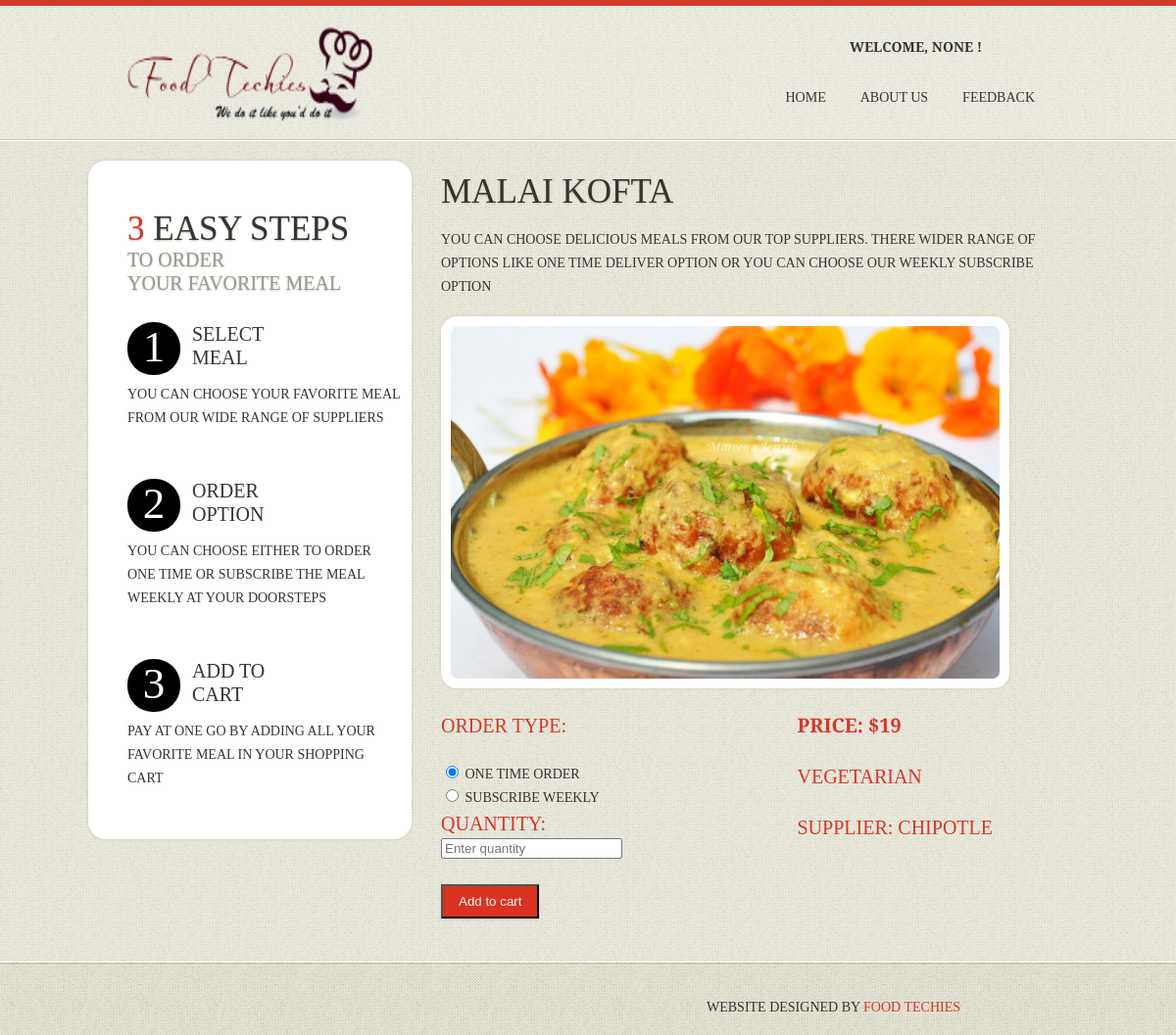
/itemdetails?item_id=8&&supp_id=4, run on the app's committed database.
### tables this page shows
CREATE TABLE SUPPLIER_RECIPE(
	CUSTOMER_ID INTEGER,
    RECIPE_ID INTEGER,
	ITEM_PRICE INTEGER,
        FOREIGN KEY (CUSTOMER_ID) REFERENCES CUSTOMER(CUSTOMER_ID) ON DELETE CASCADE,
        FOREIGN KEY (RECIPE_ID) REFERENCES RECIPE(RECIPE_ID) ON DELETE CASCADE,
        PRIMARY KEY (CUSTOMER_ID, RECIPE_ID));

CREATE TABLE RECIPE(
       RECIPE_ID INTEGER PRIMARY KEY AUTOINCREMENT,
       NAME CHAR(50) UNIQUE NOT NULL,
       TYPE CHAR(20) NOT NULL,
       MAIN_INGREDIENT CHAR(20) NOT NULL,
       RECIPE_IMG TEXT,
       RECIPE_DESC TEXT NOT NULL	
       );

CREATE TABLE CUSTOMER (
        CUSTOMER_ID INTEGER PRIMARY KEY AUTOINCREMENT NOT NULL,
        NAME CHAR(25) NOT NULL,
        ADDRESS CHAR(75) NOT NULL,
        PHONE CHAR(15) NOT NULL,
        EMAIL_ID CHAR(50) NOT NULL,
        PASSWORD CHAR(20) NOT NULL,
        TYPE CHAR(10) NOT NULL);

### mealSystem.py (the view)
@app.route('/itemdetails')
def item_details():
    session['username'] = username
    if session['username'] == '' :
        return redirect(url_for('login'))
    item_id = request.args.get('item_id')
    supp_id = request.args.get('supp_id')
    print supp_id
    conn = sqlite3.connect(DATABASE)
    cursor = conn.cursor()
    cursor.execute('select customer.name,supplier_recipe.item_price,recipe.name,recipe.type,recipe.recipe_img, recipe.recipe_id from customer,supplier_recipe,recipe where recipe.recipe_id = supplier_recipe.recipe_id and supplier_recipe.customer_id = customer.customer_id and supplier_recipe.recipe_id = ? and supplier_recipe.customer_id = ? ',(item_id,supp_id,))
    item_content = cursor.fetchall()
    for i in item_content:
        print i
    return render_template('order_item.html',item_content=item_content, username=username, type=user_type)

### templates/order_item.html (shortened to what this page needs)
<!DOCTYPE html>
{% extends "header.html" %}
{% block body %}
<section id="content">
  <div class="border-horiz"></div>
  <div class="container_12">
    <article class="side-bar extra">
      <h3><strong>3</strong> Easy Steps <em>To order<br>
        your favorite meal</em> </h3>
      <ul class="list-dropcap1">
        <li>
          <div class="wrapper">
            <div class="dropcap">1</div>
            <h4> Select <br>
              Meal</h4>
          </div>
          <p>You can choose your favorite meal from our wide range of suppliers</p>
           </li>
        <li>
          <div class="wrapper">
            <div class="dropcap">2</div>
            <h4>Order <br>
              Option</h4>
          </div>
          <p>You can choose either to order one time or subscribe the meal weekly at your doorsteps</p>
           </li>
        <li>
          <div class="wrapper">
            <div class="dropcap">3</div>
            <h4>Add to <br>
              Cart</h4>
          </div>
          <p>Pay at one go by adding all your favorite meal in your shopping cart</p>
             </li>
      </ul>
    </article>
    <article class="grid_8">
      {% for content in item_content %}
        <h3>{{ content[2] }}</h3>
       <p>You can choose delicious meals from our top suppliers. There wider range of options like one time deliver option or you can choose our weekly subscribe option</p>
      <figure class="box-img"><img src="static/images/{{ content[4] }} " alt="" width="560" height="360" /></figure> </br> </br>
      <table>
          <tr>
              <td>
                  <td>
                  <h4>Order Type: </h4> <br>
                  <input id='one' type="radio" name="order_type" checked="true" value="One time order"> One time Order <br>
                  <input id='week' type="radio" name="order_type" value="Weekly subscription"> Subscribe weekly <br>
                  <h4>Quantity:</h4>
                  <input type="text"  id="quantity" value="" placeholder="Enter quantity">
                  <br>
                <br>
                  <input type="button" class="btn" value="Add to cart" onClick="add_to_cart('{{username}}',{{content[1]}},{{content[5]}}, '{{content[0]}}')">
                  <br>
              </td>
              </td>
              <td>
              </td>
              <td>
              <h4><b>Price: ${{ content[1] }}</b></h4><br>
              <h4>{{ content[3] }}</h4><br>
              <h4>Supplier: {{ content[0] }}</h4>
              </td>
          </tr>
      </table>
      {% endfor %}
    </article>
  </div>
</section>
<footer>
  <div class="main">
    <div class="policy">Website designed by <a href="http://www.templatemonster.com" rel="nofollow">Food Techies</a> </div>
  </div>
</footer>
{% endblock %}

### static/css/style.css (style rules this page uses)
article, aside, audio, canvas, command, datalist, details, embed, figcaption, figure, footer, header, hgroup, keygen, meter, nav, output, progress, section, source, video { display: block; }
body { font-family: 'PT Serif Caption', serif; font-size:14px; line-height:24px; color:#343434; min-width:1020px; background:url(../images/bg-body.gif) #e6e4d7; text-transform:uppercase }
html, body { height:100%; }
p { padding-bottom:18px; }
a { color:#fff; text-decoration:none; }
h2,h3,h4,h5,h6 { font-family: 'PT Serif Caption', serif; font-weight:normal; color:#343434 }
h3 { font-size:35px; line-height:38px; padding:33px 0 18px; text-shadow:0 1px 2px #c5c2a9; }
h3 strong { font-weight:normal;color:#d53827 }
h3 em { color:#999; font-size:20px; line-height:24px; display:block; font-style:normal }
h4 { font-size:20px; line-height:28px; display:block; color:#d53827; }
.main { margin: 0 auto; position: relative; width: 940px; }
#content { position:relative; }
.wrapper { width:100%; overflow:hidden; }
#content { padding:0 0 44px; background:url(../images/tail-cont.gif) }
.border-horiz { background:url(../images/border-horiz.gif) repeat-x 0 0;height:2px }
.box-img { padding:10px; background:#fff; border-radius:16px; -moz-border-radius:16px; -webkit-border-radius:16px; box-shadow:0 0 3px #c5c2a9; -moz-box-shadow: 0 0 3px #c5c2a9; -webkit-box-shadow:0 0 3px #c5c2a9; display:inline-block }
.box-img img { border-radius:7px; -moz-border-radius:7px; -webkit-border-radius:7px; }
.dropcap { float:left;width:54px; background:#d53827; border-radius:26px; -moz-border-radius:26px; -webkit-border-radius:26px; font-size:45px; line-height:48px; text-transform:uppercase; color:#fff; text-align:center; padding:1px 0 5px; margin:0 12px 18px 0 }
.list-dropcap1 { padding-top:10px }
.list-dropcap1 .dropcap { background:#000;margin-bottom:8px }
.list-dropcap1 li { padding-bottom:32px }
.list-dropcap1 h4 { color:#343434;line-height:24px }
.side-bar { width:280px; float:left; margin:20px 20px 0 -30px; padding:0 10px 7px 40px; background:#fff; border-radius:18px; -moz-border-radius:18px; -webkit-border-radius:18px; box-shadow:0 0 3px #c5c2a9; -moz-box-shadow: 0 0 3px #c5c2a9; -webkit-box-shadow:0 0 3px #c5c2a9; }
.side-bar.extra { padding:18px 10px 0 40px }
.btn { display:inline-block; color:#fff; padding:8px 16px; background:#db3222; -webkit-transition: all 0.3s ease; -moz-transition: all 0.3s ease; -o-transition: all 0.3s ease; transition: all 0.3s ease; box-shadow:0 1px 2px #c5c2a9; -moz-box-shadow: 0 1px 2px #c5c2a9; -webkit-box-shadow:0 1px 2px #c5c2a9; }
footer { position:relative; padding:31px 0 20px; background:url(../images/tail-bg-footer.gif) repeat-x 0 0; }
.policy { float:right; display:block; font-size:14px; color:#343434; line-height:16px; text-decoration:none; padding:8px 90px 0 0; }
.policy a { color:#d53827; text-decoration:none; }

### static/css/grid.css (style rules this page uses)
.container_12 { margin-left: auto; margin-right: auto; width: 960px; }
.grid_1, .grid_2, .grid_3, .grid_4, .grid_5, .grid_6, .grid_7, .grid_8, .grid_9, .grid_10, .grid_11, .grid_12 { display:inline; float: left; position: relative; margin-left: 10px; margin-right: 10px; }
.container_12 .grid_8 { width:620px; }

### data on the page
SUPPLIER_RECIPE: NAME "MALAI KOFTA", RECIPE_IMG (picture), ITEM_PRICE "19", TYPE "VEGETARIAN", NAME "CHIPOTLE"

### other printed values
{{ username }} "NONE"
